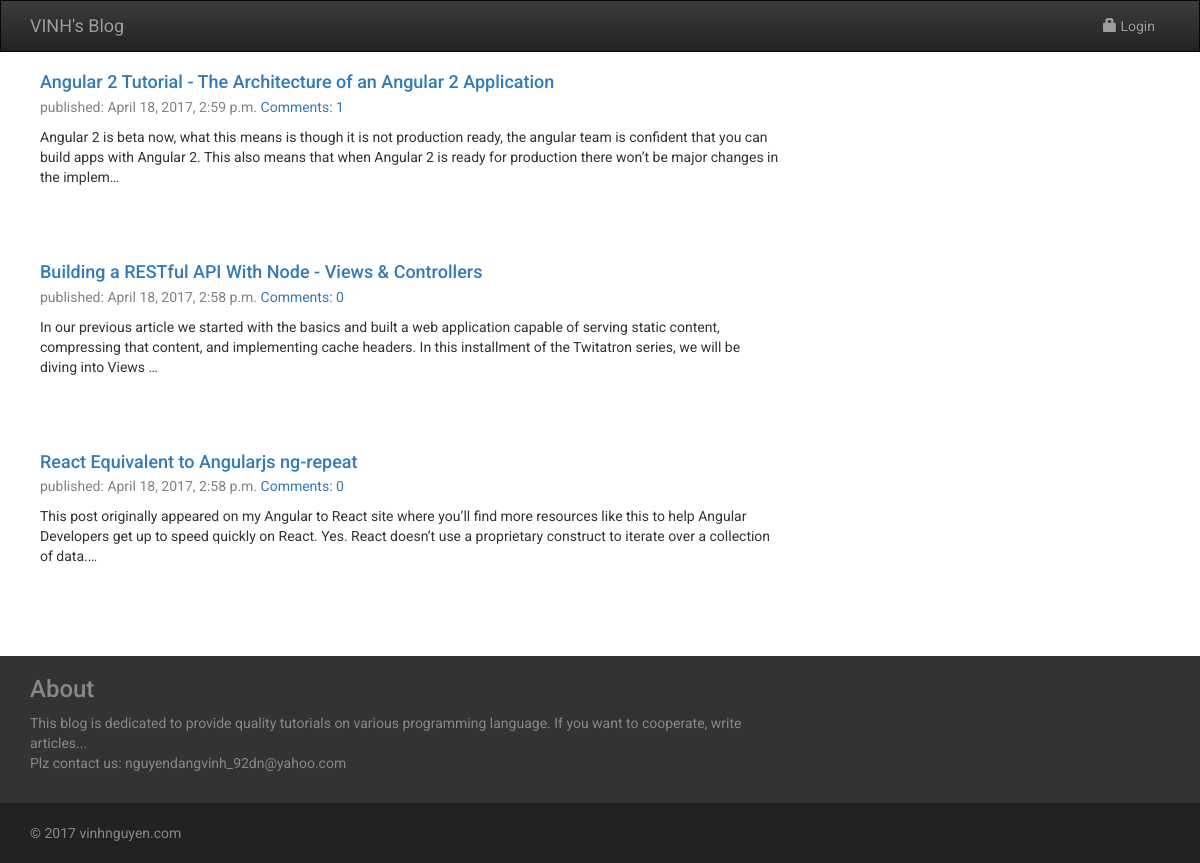
The app's page /, older data.
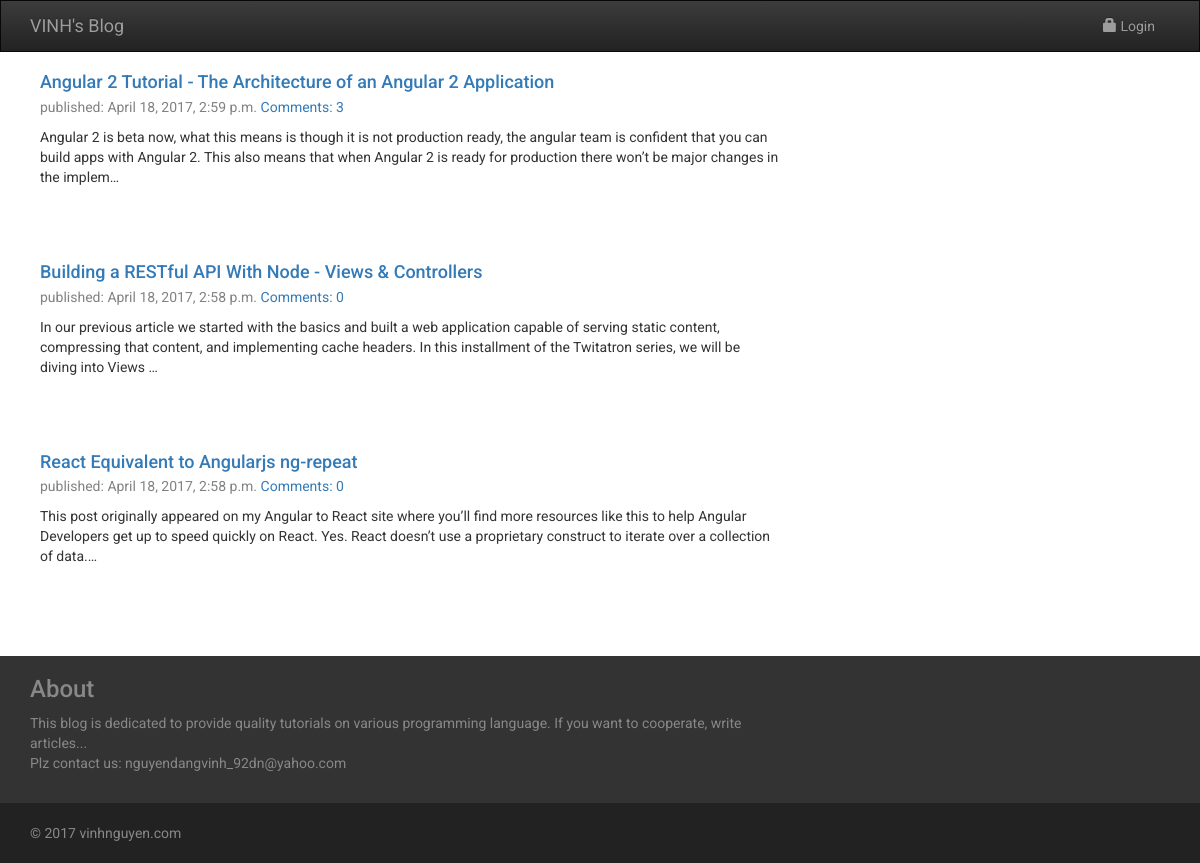
The same page, newer data.
### blogs/models.py (models this page shows, shortened)
class Post(models.Model):
    author = models.ForeignKey('auth.User')
    title = models.CharField(max_length=200)
    text = models.TextField()
    created_date = models.DateTimeField(
            default=timezone.now)
    published_date = models.DateTimeField(
            blank=True, null=True)
    def approved_comments(self):
        return self.comments.filter(approved_comment=True)

### blogs/views.py (the view)
# urls.py: url(r'^$', views.post_list, name='post_list'),
def post_list(request):
    posts_list = Post.objects.filter(published_date__lte=timezone.now()).order_by('-published_date')
    paginator = Paginator(posts_list, 5)
    pageNumber = request.GET.get('page')
    try:
        posts = paginator.page(pageNumber)
    except PageNotAnInteger:
        posts = paginator.page(1)
    except EmptyPage:
        posts = paginator.page(paginator.num_pages)
    return render(request, 'blog/post_list.html', {'posts': posts})

### blogs/templates/blog/post_list.html (shortened to what this page needs)
{% extends 'blog/base.html' %}
{% block content %}
    {% for post in posts %}
        <div class="list_post media">
            <div class="media-left">
            </div>
            <div class="media-body">
                <div class="post">
                    <h4 class="media-heading"><a href="{% url 'blogs:post_detail' pk=post.pk %}">{{ post.title }}</a></h4>
                    <div class="date">
                        <p>
                            <span>published: {{ post.published_date }}</span>
                            <span><a href="{% url 'blogs:post_detail' pk=post.pk %}">Comments: {{ post.approved_comments.count }}</a></span>
                        </p>
                    </div>
                    <p>{{ post.text|truncatechars:250 }}</p>
                </div>
            </div>
        </div>
    {% endfor %}
{% endblock %}

Row changes from the older to the newer data that the page shows:
changed Post "Angular 2 Tutorial - The Architecture of an Angular 2 Application": approved_comments.count "1" → "3"
